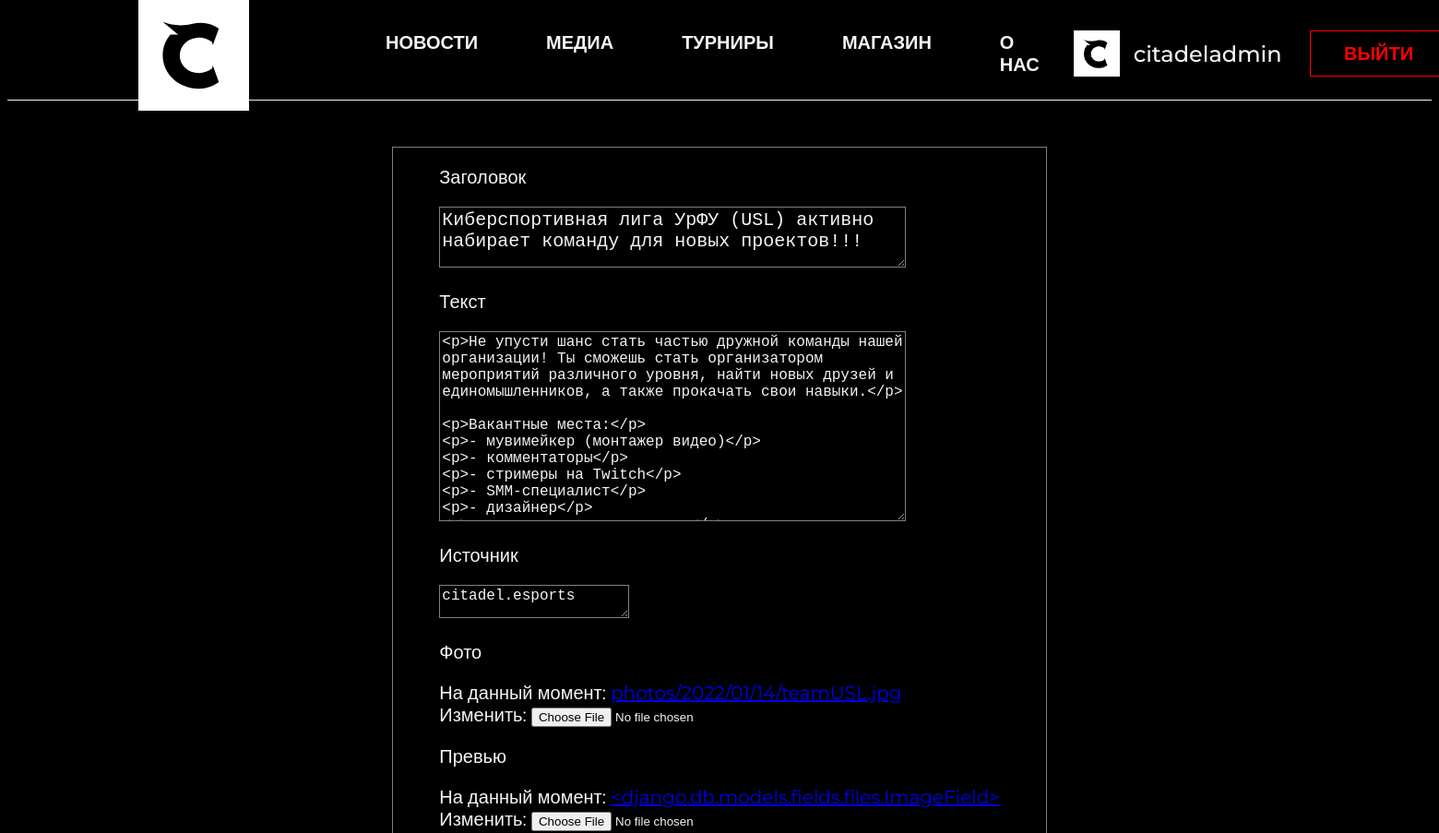
The page /article/14/update (signed in, upper part) on the database as committed earlier.
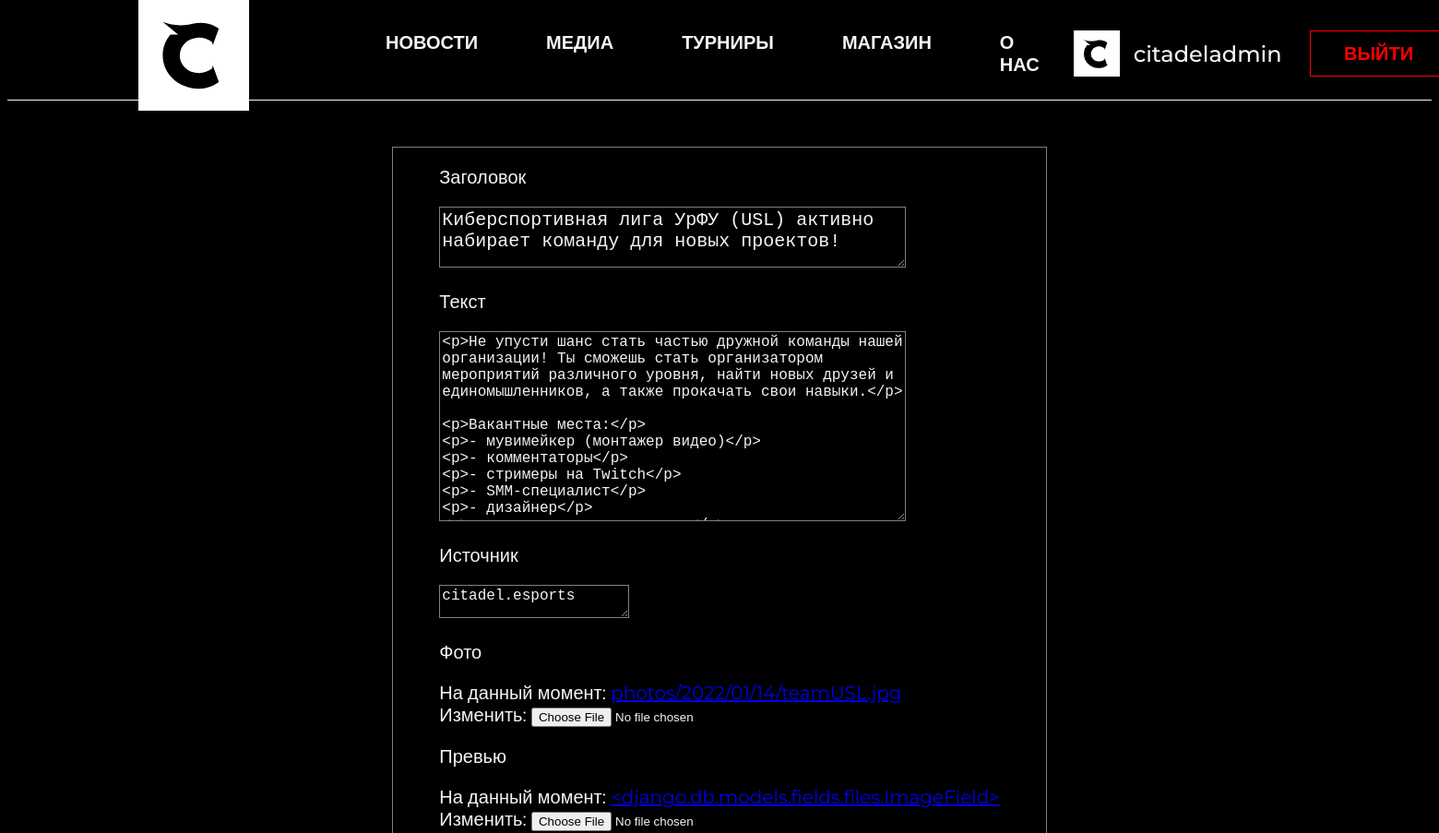
The same page on the database as committed later.
### main/models.py (models this page shows)
class Article(models.Model):
    title = models.CharField(max_length=255)
    content = models.TextField()
    source = models.TextField(blank=True)
    photo = models.ImageField(upload_to="photos/%Y/%m/%d/")
    preview = models.ImageField(upload_to="previews/%Y/%m/%d/", default=photo)
    time_create = models.DateTimeField(auto_now_add=True)
    time_update = models.DateTimeField(auto_now=True)
    is_published = models.BooleanField(default=True)
    cat = models.ForeignKey('Category', on_delete=models.PROTECT, null=True)
    views = models.PositiveIntegerField(default=0)
    class Meta:
        ordering = ['-time_create']

### main/views.py (the view)
# urls.py: path('article/<int:artid>/update', update_article, name='update_article'),
def update_article(request, artid):
    get_article = Article.objects.get(id=artid)
    if not request.user.is_superuser:
        return redirect('news')
    elif request.method == "POST":
        form = AddPostForm(request.POST, request.FILES, instance=get_article)
        if form.is_valid():
            form.save()
            return HttpResponseRedirect(reverse('article', args=[str(artid)]))
    context = {
        'get_article': get_article,
        'update': True,
        'form': AddPostForm(instance=get_article)
    }
    return render(request, 'home/create_article.html', context)

### main/models.py (called while the page is built)
    def __str__(self):
        return self.name

### main/templates/home/create_article.html (shortened to what this page needs)
{% load static %}
<!DOCTYPE html>
<html lang="en">
<head>
    <link rel="stylesheet" href="../../static/css/create_article.css">
</head>
<body>
    <header class="site-header">
        <div class="wrapper site-header__wrapper">
            <a href="{% url 'Citadel' %}" class="brand"></a>
            <nav class="nav">
                <ul class="nav__wrapper">
                    <li class="nav__item"><a href="{% url 'news' %}">НОВОСТИ</a></li>
                    <li class="nav__item"><a href="{% url 'media' %}">МЕДИА</a></li>
                    <li class="nav__item"><a href="{% url 'tournaments' %}">ТУРНИРЫ</a></li>
                    <li class="nav__item"><a href="{% url 'shop' %}">МАГАЗИН</a></li>
                    <li class="nav__item"><a href="{% url 'info' %}">О НАС</a></li>
                </ul>
            </nav>
        </div>
        {% if request.user.is_authenticated %}
        <div class="block_with_nickname">
            <img class="ava-1" src="../../static/css/img/ava-1.png">
            <div class="nickname">{{ user.username }}</div>
            <button type="button" class="nick_block" onclick="window.location.href='{% url 'logout' %}'">Выйти</button>
        </div>
        {% else %}
        <button type="button" class="block" onclick="window.location.href='{% url 'login' %}'">ВОЙТИ</button>
        {% endif %}
    </header>
    <main class="site-main">
    <div class="main_content">
        {% if update %}
                <form action="{% url 'update_article' get_article.id%}" method="post" enctype="multipart/form-data">
                {% for f in form %}
                    <label class="form-label">{{ f.label }}</label>
                    <p class="text_login">{{ f }}</p>
                {% endfor %}
        {% endif %}
        </form>
    </div>
    </main>
</body>
</html>

### main/static/css/create_article.css (style rules this page uses)
body { background-color: black; font-family: 'Montserrat', Arial, sans-serif; }
header { height: 100px; }
.site-header { display: flex; border-bottom: 1px solid whitesmoke; justify-content: space-between; align-items: center; }
.site-header__wrapper { display: flex; justify-content: space-between; align-items: center; }
.brand { position: absolute; left: 150px; top: 0; display: inline-block; }
.nav__wrapper { display: flex; margin-left: 333px; }
.nav__item { display: block; padding: 15px 37px; font-weight: 600; font-size: 20px; color: whitesmoke; }
.nav__item a { text-decoration: none; color: whitesmoke; }
.nick_block { display: block; border: 1px solid red; background-color: transparent; color: red; font-size: 20px; font-family: 'Montserrat', Arial, sans-serif; cursor: pointer; text-align: center; height: 50px; width: 150px; font-weight: 600; margin-left: auto; text-transform: uppercase; }
.block_with_nickname { display: flex; background-color: transparent; margin-right: 140px; }
.nickname { margin-right: 30px; display: flex; color: whitesmoke; margin-top: auto; margin-bottom: auto; font-weight: 500; font-size: 24px; }
.ava-1 { height: 50px; width: 50px; margin-top: auto; margin-bottom: auto; margin-right: 15px; }
.site-main { color: whitesmoke; display: flex; justify-content: center; align-items: center; }
.main_content { display: block; border: 1px solid grey; padding: 20px 50px; font-size: 20px; margin: 50px auto; }
.title_input { background: black; width: 500px; height: 60px; font-size: 20px; color: whitesmoke; outline: grey; border: 1px solid grey; }
.text_input { background: black; width: 500px; height: 200px; font-size: 16px; color: whitesmoke; outline: grey; border: 1px solid grey; }
.source_input { background: black; width: 200px; height: 30px; font-size: 16px; color: whitesmoke; outline: grey; border: 1px solid grey; }

Rows that differ between the two databases and show on the page:
changed Article "citadel.esports": title "Киберспортивная лига УрФУ (USL) активно набирает команду для новых проектов!!!" → "Киберспортивная лига УрФУ (USL) активно набирает команду для новых проектов!"
